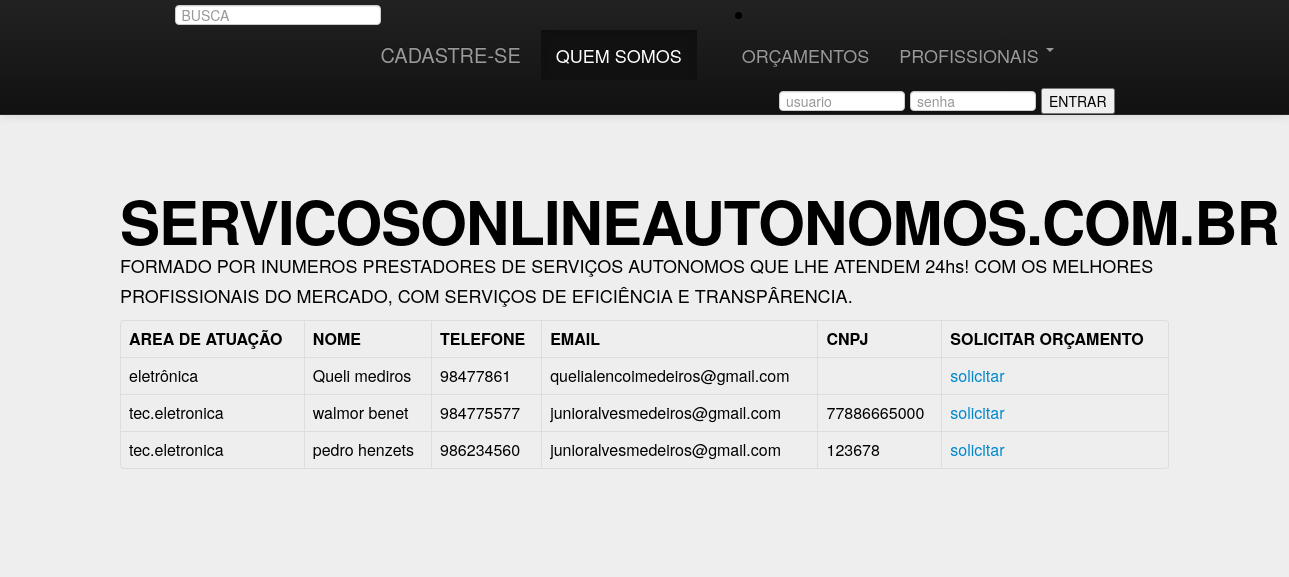
The page /src/querys/profissionais_eletrônica.php on the database its author committed.
### tables this page shows
CREATE TABLE IF NOT EXISTS `USUARIO_CADASTRADO` (
  `ID_PROFISSIONAL` int(11) NOT NULL,
  `CPF` int(11) DEFAULT NULL,
  `CREA` int(11) DEFAULT NULL,
  `NOME` varchar(200) DEFAULT NULL,
  `DATA_NASC` varchar(500) DEFAULT NULL,
  `TELEFONE` varchar(200) DEFAULT NULL,
  `EMAIL` varchar(100) DEFAULT NULL,
  `RUA` varchar(200) DEFAULT NULL,
  `NUMERO` varchar(200) DEFAULT NULL,
  `BAIRRO` varchar(200) DEFAULT NULL,
  `ESTADO` varchar(20) DEFAULT NULL,
  `CIDADE` varchar(100) DEFAULT NULL,
  `CEP` varchar(200) DEFAULT NULL,
  `AREA_ATUACAO` varchar(100) DEFAULT NULL,
  `SENHA` varchar(400) DEFAULT NULL,
  `LOGIN_USUARIO` varchar(400) DEFAULT NULL,
  `CNPJ` varchar(255) DEFAULT NULL
);

### src/querys/profissionais_eletrônica.php (the view, shortened to what this page needs)
<?php
   include_once("conexaobanco.php");
   ?>
<html>
   <head>
      <link href="css/bootstrap.min.css" rel="stylesheet"media="screen">
      <div class="navbar navbar-inverse navbar-fixed-top">
         <div class="navbar-inner">
            <div class="container">
               <li align="center">
                  <form method="POST"action="busca.php" class="navbar-search pull-left">
                     <input type="text" name="busca" placeholder="BUSCA">
                  </form>
               </li>
               <a class="brand" href="http://www.servicosonlineautonomos.com.br/cadastro.php">CADASTRE-SE</a>
               <div class="nav-collapse collapse">
                  <ul class="nav">
                     <li class="active"><a href="http://www.servicosonlineautonomos.com.br">QUEM SOMOS</a></li>
                     <li><a href="#about"></a></li>
                     <li><a href="http://www.servicosonlineautonomos.com.br/orçamento.php">ORÇAMENTOS</a></li>
                     <li class="dropdown">
                        <a href="#" class="dropdown-toggle" data-toggle="dropdown">PROFISSIONAIS <b class="caret"></b></a>
                     </li>
                  </ul>
                  <form method="POST"action="valida.php"class="navbar-form pull-right">
                        <input class="span2" name="usuario" placeholder="usuario" type="text">
                        <input class="span2" name="senha" placeholder="senha" type="password">
                        <input type="submit" name="btnLogin"  value="ENTRAR" >
                     </form>
               </div>
            </div>
         </div>
      </div>
   </head>
   <body  class="hero-unit">
      <div class="hero-unit">
         <br><br>
         <h1>SERVICOSONLINEAUTONOMOS.COM.BR</h1>
         <p>FORMADO POR INUMEROS PRESTADORES DE SERVIÇOS  AUTONOMOS QUE LHE ATENDEM 24hs! COM OS MELHORES PROFISSIONAIS DO MERCADO, COM SERVIÇOS DE EFICIÊNCIA  E TRANSPÂRENCIA.</p>
         <table class="table table-bordered">
         <tr>
            <th>AREA DE ATUAÇÃO</th>
            <th>NOME</th>
            <th>TELEFONE</th>
            <th>EMAIL</th>
            <th>CNPJ</th>
            <th>SOLICITAR ORÇAMENTO</th>
         </tr>
         <?php
            $sql = "SELECT * FROM USUARIO_CADASTRADO WHERE AREA_ATUACAO LIKE'%eletronica%'";
            $resultado = mysqli_query($con,$sql) or die("Erro ao retornar dados");
            while ($registro = mysqli_fetch_array($resultado))
            {
              $nome = $registro['NOME'];
              $telefone= $registro['TELEFONE'];
              $email= $registro['EMAIL'];
              $cnpj = $registro['CNPJ'];
              $atuacao = $registro['AREA_ATUACAO'];
              echo "<tr>";
               echo "<td>".$atuacao."</td>";
              echo "<td>".$nome."</td>";
              echo "<td>".$telefone."</td>";
              echo "<td>".$email."</td>";
               echo "<td>".$cnpj."</td>";
               echo "<td><a  href='orçamento.php?nome_profissional=$nome&cnpj=$cnpj&email_profissional=$email&area_atuacao=$atuacao'>solicitar</a></td>";
              echo "</tr>";
            }
            echo "</table>";
            ?>

### rows shown on the page
usuario_cadastrado: AREA_ATUACAO "eletrônica", NOME "Queli mediros", TELEFONE "98477861", EMAIL "quelialencoimedeiros@gmail.com"
usuario_cadastrado: AREA_ATUACAO "tec.eletronica", NOME "walmor benet", TELEFONE "984775577", EMAIL "junioralvesmedeiros@gmail.com", CNPJ "77886665000"
usuario_cadastrado: AREA_ATUACAO "tec.eletronica", NOME "pedro henzets", TELEFONE "986234560", EMAIL "junioralvesmedeiros@gmail.com", CNPJ "123678"
